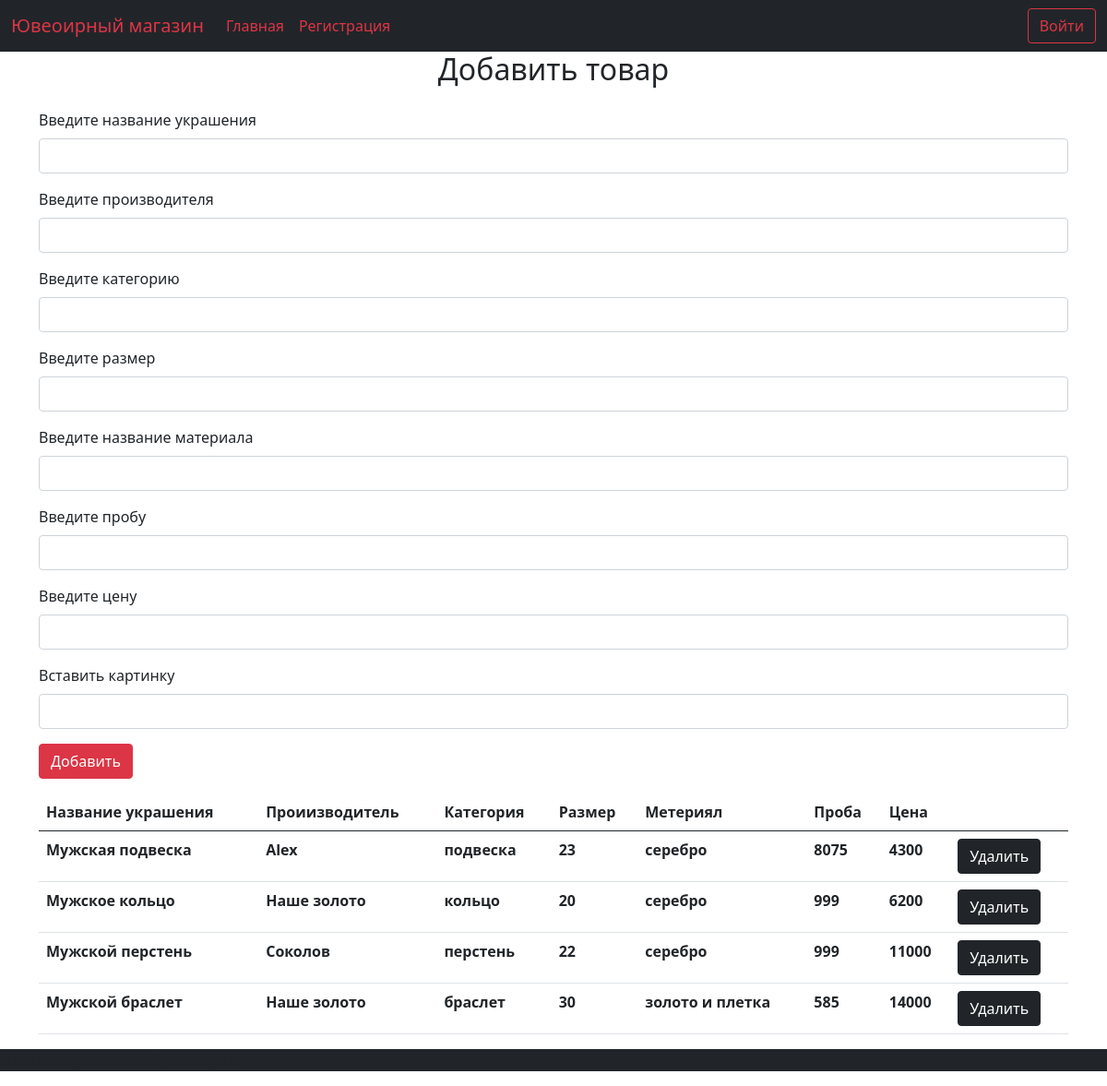
Screenshot of /tovar.php with the database file from the repository.
### tables this page shows
CREATE TABLE `tovar` (
  `id_tovar` int(11) NOT NULL,
  `name_tovar` varchar(70) NOT NULL,
  `prosvod` varchar(100) NOT NULL,
  `categori` varchar(70) NOT NULL,
  `wihg` varchar(50) NOT NULL,
  `material` varchar(80) NOT NULL,
  `proba` varchar(90) NOT NULL,
  `price` decimal(10,0) NOT NULL,
  `img` text NOT NULL
);

### tovar.php (the view, shortened to what this page needs)
<?php
include 'temp/headr.php';
$sql_tovar = 'select * from tovar';
$new_tovar = $conect->query($sql_tovar);
?>
<h2 class="text-center">Добавить товар</h2>
<form class="mt-4 mb-3" method="post">
  <div class="mb-3">
    <label for="exampleInputEmail1" class="form-label">Введите название украшения</label>
    <input required type="text" name="name_tovar" class="form-control" id="exampleInputEmail1" aria-describedby="emailHelp">
  </div>
  <div class="mb-3">
    <label for="exampleInputEmail1" class="form-label">Введите производителя</label>
    <input required type="text" name="prosvod" class="form-control" id="exampleInputEmail1" aria-describedby="emailHelp">
  </div>
  <div class="mb-3">
    <label for="exampleInputEmail1" class="form-label">Введите категорию</label>
    <input required type="text" name="categori" class="form-control" id="exampleInputEmail1" aria-describedby="emailHelp">
  </div>
  <div class="mb-3">
    <label for="exampleInputEmail1" class="form-label">Введите размер</label>
    <input required type="text" name="wihg" class="form-control" id="exampleInputEmail1" aria-describedby="emailHelp">
  </div>
  <div class="mb-3">
    <label for="exampleInputEmail1" class="form-label">Введите название материала</label>
    <input required type="text" name="material" class="form-control" id="exampleInputEmail1" aria-describedby="emailHelp">
  </div>
  <div class="mb-3">
    <label for="exampleInputEmail1" class="form-label">Введите пробу</label>
    <input required type="text" name="proba" class="form-control" id="exampleInputEmail1" aria-describedby="emailHelp">
  </div>
  <div class="mb-3">
    <label for="exampleInputEmail1" class="form-label">Введите цену</label>
    <input required type="text" name="price" class="form-control" id="exampleInputEmail1" aria-describedby="emailHelp">
  </div>
  <div class="mb-3">
    <label for="exampleInputEmail1" class="form-label">Вставить картинку</label>
    <input required type="text" name="img" class="form-control" id="exampleInputEmail1" aria-describedby="emailHelp">
  </div>
  <button type="submit" name="tovar" class="btn btn-danger">Добавить</button>
</form>
<table class="table">
  <thead>
    <tr>
      <th scope="col">Название украшения</th>
      <th scope="col">Проиизводитель</th>
      <th scope="col">Категория</th>
      <th scope="col">Размер</th>
      <th scope="col">Метериял</th>
      <th scope="col">Проба</th>
      <th scope="col">Цена</th>
      <th scope="col"></th>
    </tr>
  </thead>
  <tbody>
    <?php while($row = $new_tovar->fetch_assoc()){?>
    <tr>
      <th scope="row"><?=$row['name_tovar']?></th>
      <th scope="row"><?=$row['prosvod']?></th>
      <th scope="row"><?=$row['categori']?></th>
      <th scope="row"><?=$row['wihg']?></th>
      <th scope="row"><?=$row['material']?></th>
      <th scope="row"><?=$row['proba']?></th>
      <th scope="row"><?=$row['price']?></th>
      <th scope="row"><form method="post">
      <button type="submit" name="delet" class="btn btn-dark">Удалить</button>
      </form></th>
    </tr>
    <?php }?>
  </tbody>
</table>
<?php
include 'temp/footer.php';
?>

### rows the page displays
tovar: name_tovar "Мужская подвеска", prosvod "Alex", categori "подвеска", wihg "23", material "серебро", proba "8075", price "4300"
tovar: name_tovar "Мужское кольцо", prosvod "Наше золото", categori "кольцо", wihg "20", material "серебро", proba "999", price "6200"
tovar: name_tovar "Мужской перстень", prosvod "Соколов", categori "перстень", wihg "22", material "серебро", proba "999", price "11000"
tovar: name_tovar "Мужской браслет", prosvod "Наше золото", categori "браслет", wihg "30", material "золото и плетка", proba "585", price "14000"
